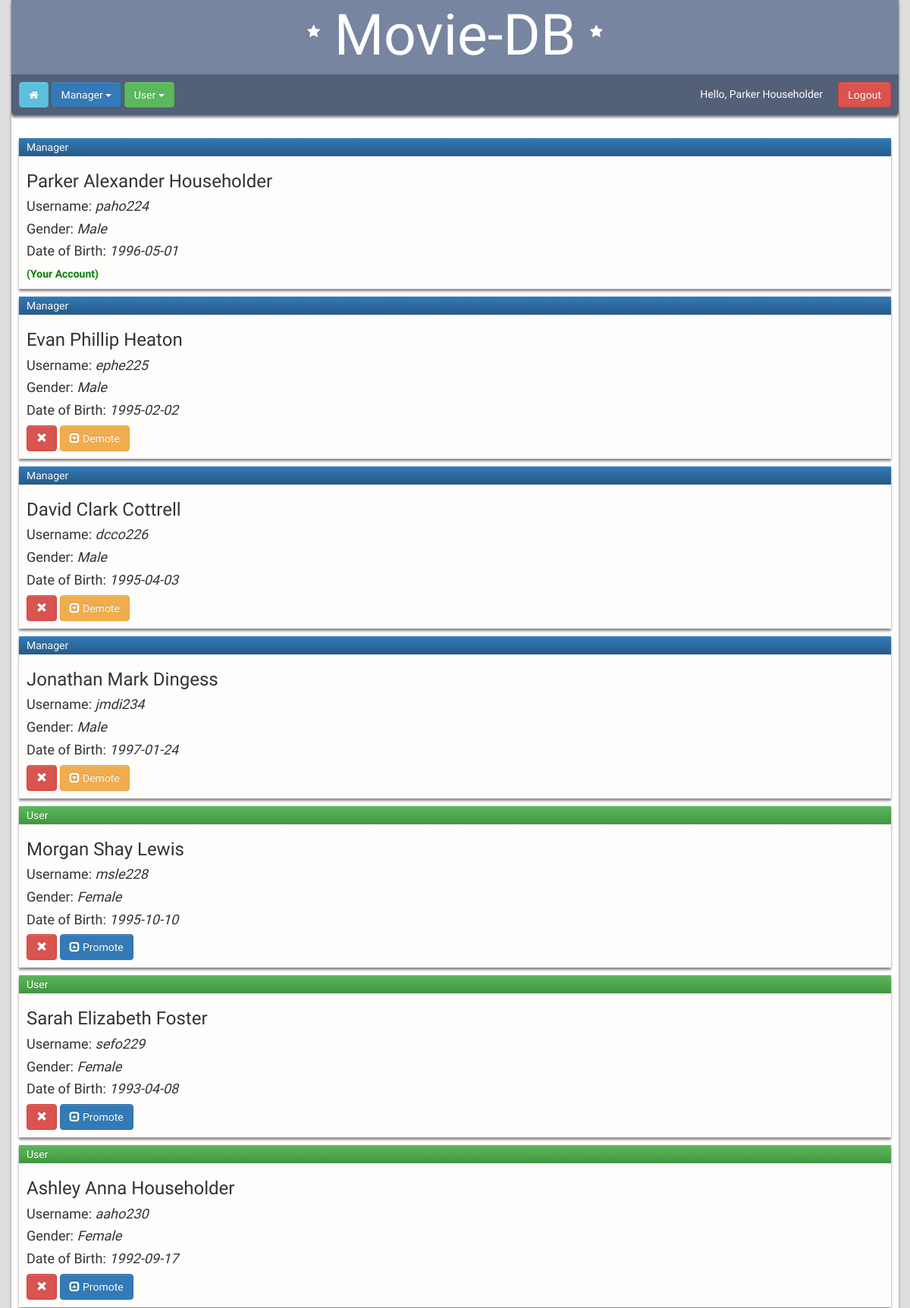
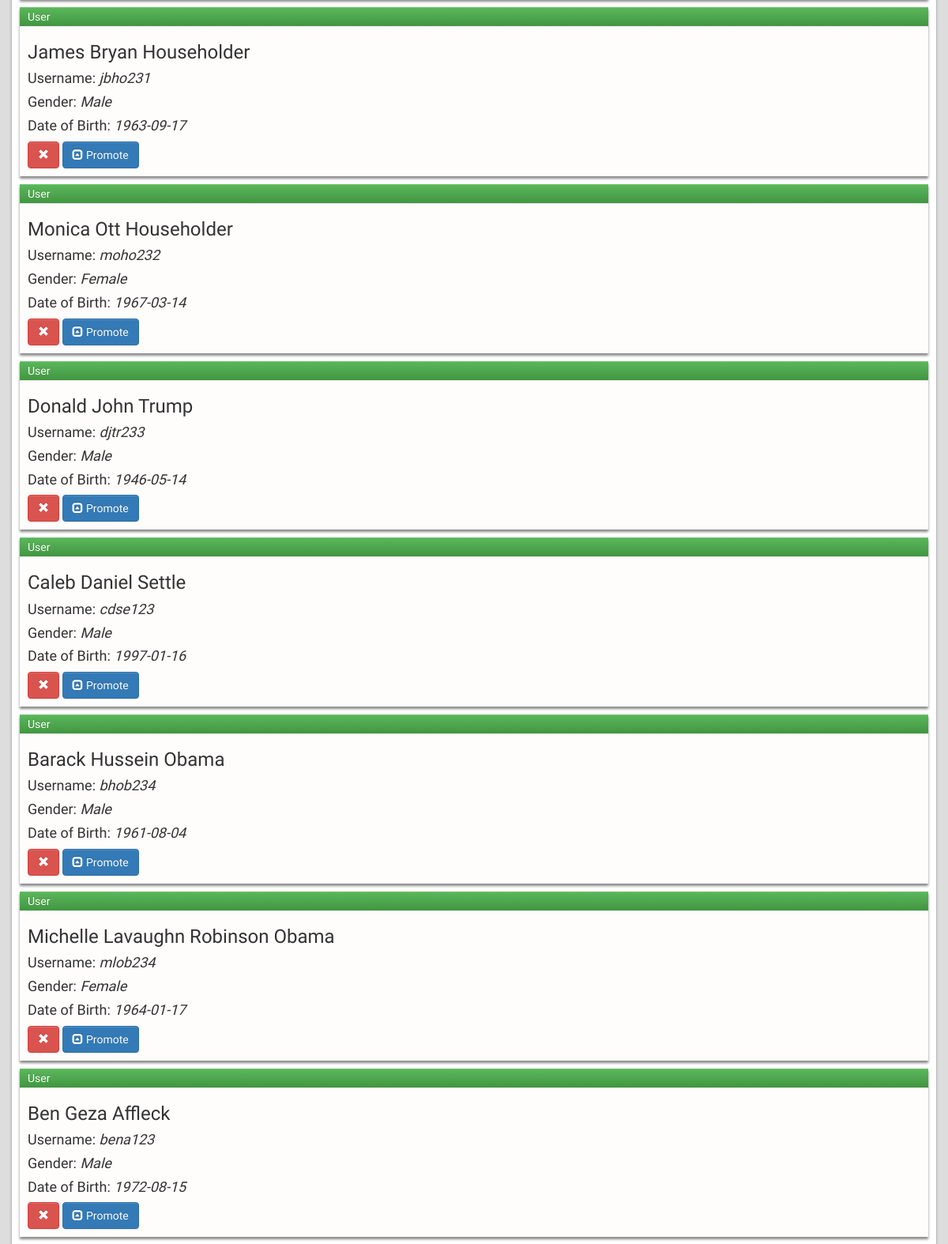
Screenshot of /pages/users_page.php (signed in, upper part) with the database file from the repository (2 pictures, top to bottom).
### tables this page shows
CREATE TABLE USER
(
  user_id int AUTO_INCREMENT,
  admin_tag int NOT NULL,
  first_name varchar(64) NOT NULL,
  middle_name varchar(64),
  last_name varchar(64) NOT NULL,
  dob date NOT NULL,
  gender varchar(64),
  username varchar(64) NOT NULL,
  password varchar(64) NOT NULL,
  PRIMARY KEY (user_id)
);

### functions/session.php (called while the page is built, shortened)
<?php
  if($_SESSION['logged_in'] != true){
    header("location: ../login.php");
  }
  else {
    $first_name = $_SESSION['first_name'];
    $last_name = $_SESSION['last_name'];
    $admin_tag = $_SESSION['admin_tag'];
    $user_id = $_SESSION['user_id'];
  }
?>

### pages/users_page.php (the view, shortened to what this page needs)
<!DOCTYPE html>
<html>
  <head>
    <link rel="stylesheet" href="https://maxcdn.bootstrapcdn.com/bootstrap/3.3.7/css/bootstrap-theme.min.css">
    <link rel="stylesheet" href="https://maxcdn.bootstrapcdn.com/bootstrap/3.3.7/css/bootstrap.min.css">
    <link rel="stylesheet" href="../fonts/font-awesome/css/font-awesome.min.css">
    <link rel="stylesheet" href="../css/main.css" type="text/css">
    <link rel="stylesheet" href="../css/users_page.css" type="text/css">
    <?php
      include '../functions/session.php';
    ?>
  </head>
<body>
  <div class="container">
    <div class="row shadow">
      <div class="main-page-title">
        <h1>
          <i class="fa fa-star" aria-hidden="true"></i>
          Movie-DB
          <i class="fa fa-star" aria-hidden="true"></i>
        </h1>
      </div>
      <div id="tool-bar">
        <a href="home_page.php"><button class="btn btn-info"><i class="fa fa-home" aria-hidden="true"></i></button></a>
        <?php
          if($admin_tag == 1){
            echo
             '<div class="dropdown">
                <button class="btn btn-primary dropdown-toggle" type="button" data-toggle="dropdown">
                  Manager
                  <span class="caret"></span>
                </button>
                <ul class="dropdown-menu">
                  <li><a href="users_page.php">View Users</a></li>
                  <li><a href="crews_page.php">View Crews</a></li>
                  <li><a href="add_page.php">Add a Movie</a></li>
                </ul>
              </div>';
          }
        ?>
        <div class="dropdown">
          <button class="btn btn-success dropdown-toggle" type="button" data-toggle="dropdown">
            User
            <span class="caret"></span>
          </button>
        </div>
        <span class="greeting"><?php echo 'Hello, ' . $first_name . ' ' . $last_name; ?></span>
        <button type="button" class="btn btn-danger logout"><a href="../login.php">Logout</a></button>
      </div>
    </div>
    <div class="row page-content">
      <?php
        include '../functions/connection.php';
        $users = $mysqli->query("SELECT * FROM USER ORDER BY USER.admin_tag DESC");
        if($users){
          while($current_row = $users->fetch_assoc()){
            $i_user_id = $current_row['user_id'];
            $i_username = $current_row['username'];
            $i_admin_tag = $current_row['admin_tag'];
            $i_first_name = $current_row['first_name'];
            $i_middle_name = $current_row['middle_name'];
            $i_last_name = $current_row['last_name'];
            $i_dob = $current_row['dob'];
            $i_gender = $current_row['gender'];
            echo '<div class="user-result">';
            if ($i_admin_tag) {
              echo '<div class="user-result-title btn-primary">Manager</div>';
            } else {
              echo '<div class="user-result-title btn-success">User</div>';
            }
            echo '  <div class="user-result-content">
                      <h3>' . $i_first_name . ' ' . $i_middle_name . ' ' . $i_last_name . '</h3>
                      <h4>Username: <em>' . $i_username . '</em></h4>
                      <h4>Gender: <em>' . $i_gender . '</em></h4>
                      <h4>Date of Birth: <em>' . $i_dob . '</em></h4>
                  ';
            if ($i_user_id == $user_id) {
              echo '<strong class="logged-in">(Your Account)</strong>';
            } else {
              echo '<a href="../functions/delete_user.php?user_id=' . $i_user_id . '"><button type="button" class="btn btn-danger"><span class="glyphicon glyphicon-remove"></span></button></a> ';
              if (!$i_admin_tag) {
                echo '<a href="../functions/promote.php?user_id=' . $i_user_id . '"><button type="button" class="btn btn-primary"><span class="glyphicon glyphicon-collapse-up"></span> Promote</button></a>';
              } else {
                echo '<a href="../functions/demote.php?user_id=' . $i_user_id . '"><button type="button" class="btn btn-warning"><span class="glyphicon glyphicon-collapse-down"></span> Demote</button></a>';
              }
            }
            echo '</div></div>';
          }
        }
        else{
          die("Error.");
        }
      ?>
    </div>
  </body>
</html>

### css/main.css (style rules this page uses)
html { height: 100%; width: 100%; }
body { height: 100%; width: 100%; background-color: #dddddd; font-family: 'Open Sans', sans-serif; }
.container { box-shadow: 0px 3px 3px #888888; background-color: white; }
.main-page-title { text-align: center; background-color: #7885a1; border-radius: 4px 4px 0px 0px; }
.shadow { border-radius: 4px; margin-top: -5px; margin-bottom: 20px; box-shadow: 0px 3px 3px #888888; }
.main-page-title h1 { color: #fff; font-size: 75px; margin-bottom: 0px; margin-top: 0px; padding: 10px; font-family: 'Didact Gothic', sans-serif; }
.main-page-title i { vertical-align: middle; font-size: 18px; padding-bottom: 20px; }
#tool-bar { position: relative; z-index: 5; padding: 10px; border-radius: 0px 0px 4px 4px; background-color: #545f78; color: white; }
@media only screen and (min-width: 767px) { .greeting { margin-top: 6px; position: absolute; right: 100px; } }
@media only screen and (min-width: 767px) { .main-page-title h1 { font-size: 75px; } }
.logout { position: absolute; right: 10px; }
div.dropdown { display: inline; }
.main-page-title h1 { font-family: 'Didact Gothic', sans-serif; }
.container { font-family: 'Didact Gothic', sans-serif; }
button a { color: white; }

### css/users_page.css (style rules this page uses)
.user-result { background-color: #fffcfc; margin: 10px; box-shadow: 0px 3px 3px #888888; }
.user-result h3 { margin-top: 10px; }
.user-result-title { padding: 2px; padding-left: 10px; }
.user-result-content { padding: 10px; }
.logged-in { color: green; }

### rows the page displays
user: admin_tag "Manager", first_name "Parker", middle_name "Alexander", last_name "Householder", username "paho224", gender "Male", dob "1996-05-01", shows "(Your Account)"
user: admin_tag "Manager", first_name "Evan", middle_name "Phillip", last_name "Heaton", username "ephe225", gender "Male", dob "1995-02-02"
user: admin_tag "Manager", first_name "David", middle_name "Clark", last_name "Cottrell", username "dcco226", gender "Male", dob "1995-04-03"
user: admin_tag "Manager", first_name "Jonathan", middle_name "Mark", last_name "Dingess", username "jmdi234", gender "Male", dob "1997-01-24"
user: admin_tag "User", first_name "Morgan", middle_name "Shay", last_name "Lewis", username "msle228", gender "Female", dob "1995-10-10"
user: admin_tag "User", first_name "Sarah", middle_name "Elizabeth", last_name "Foster", username "sefo229", gender "Female", dob "1993-04-08"
user: admin_tag "User", first_name "Ashley", middle_name "Anna", last_name "Householder", username "aaho230", gender "Female", dob "1992-09-17"
user: admin_tag "User", first_name "James", middle_name "Bryan", last_name "Householder", username "jbho231", gender "Male", dob "1963-09-17"
user: admin_tag "User", first_name "Monica", middle_name "Ott", last_name "Householder", username "moho232", gender "Female", dob "1967-03-14"
user: admin_tag "User", first_name "Donald", middle_name "John", last_name "Trump", username "djtr233", gender "Male", dob "1946-05-14"
user: admin_tag "User", first_name "Caleb", middle_name "Daniel", last_name "Settle", username "cdse123", gender "Male", dob "1997-01-16"
user: admin_tag "User", first_name "Barack", middle_name "Hussein", last_name "Obama", username "bhob234", gender "Male", dob "1961-08-04"
user: admin_tag "User", first_name "Michelle", middle_name "Lavaughn Robinson", last_name "Obama", username "mlob234", gender "Female", dob "1964-01-17"
user: admin_tag "User", first_name "Ben", middle_name "Geza", last_name "Affleck", username "bena123", gender "Male", dob "1972-08-15"

### other values shown
$first_name "Parker"
$last_name "Householder"
